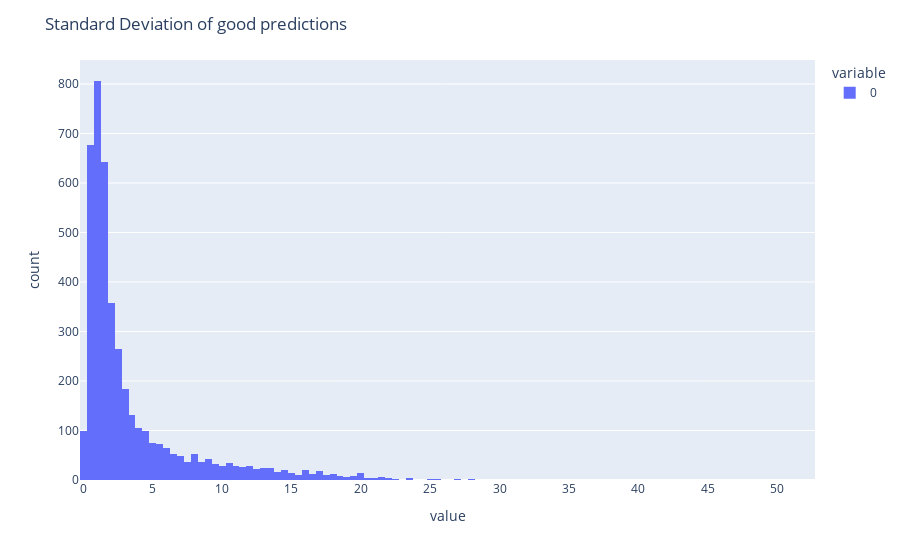

The cell this chart's notebook holds for it:
### Code cell
fig = px.histogram(std_good)
fig.update_layout(title='Standard Deviation of good predictions')
fig.update_xaxes(tick0=0, dtick=5)
fig.show()

### Figure 1 — Plotly figure (JSON) as saved in the notebook; plotly's stock layout.template omitted (floating-point values rounded to 4 significant figures; data arrays with more than 128 entries replaced by an {"elided": "..."} marker saying what was removed)
{"data": [{"alignmentgroup": "True", "bingroup": "x", "hovertemplate": "variable=0<br>value=%{x}<br>count=%{y}<extra></extra>", "legendgroup": "0", "marker": {"color": "#636efa"}, "name": "0", "offsetgroup": "0", "orientation": "v", "showlegend": true, "type": "histogram", "x": {"elided": "4324 float values"}, "xaxis": "x", "yaxis": "y"}], "layout": {"barmode": "relative", "legend": {"title": {"text": "variable"}, "tracegroupgap": 0}, "margin": {"t": 60}, "title": {"text": "Standard Deviation of good predictions"}, "xaxis": {"anchor": "y", "domain": [0, 1], "dtick": 5, "tick0": 0, "title": {"text": "value"}}, "yaxis": {"anchor": "x", "domain": [0, 1], "title": {"text": "count"}}}}
